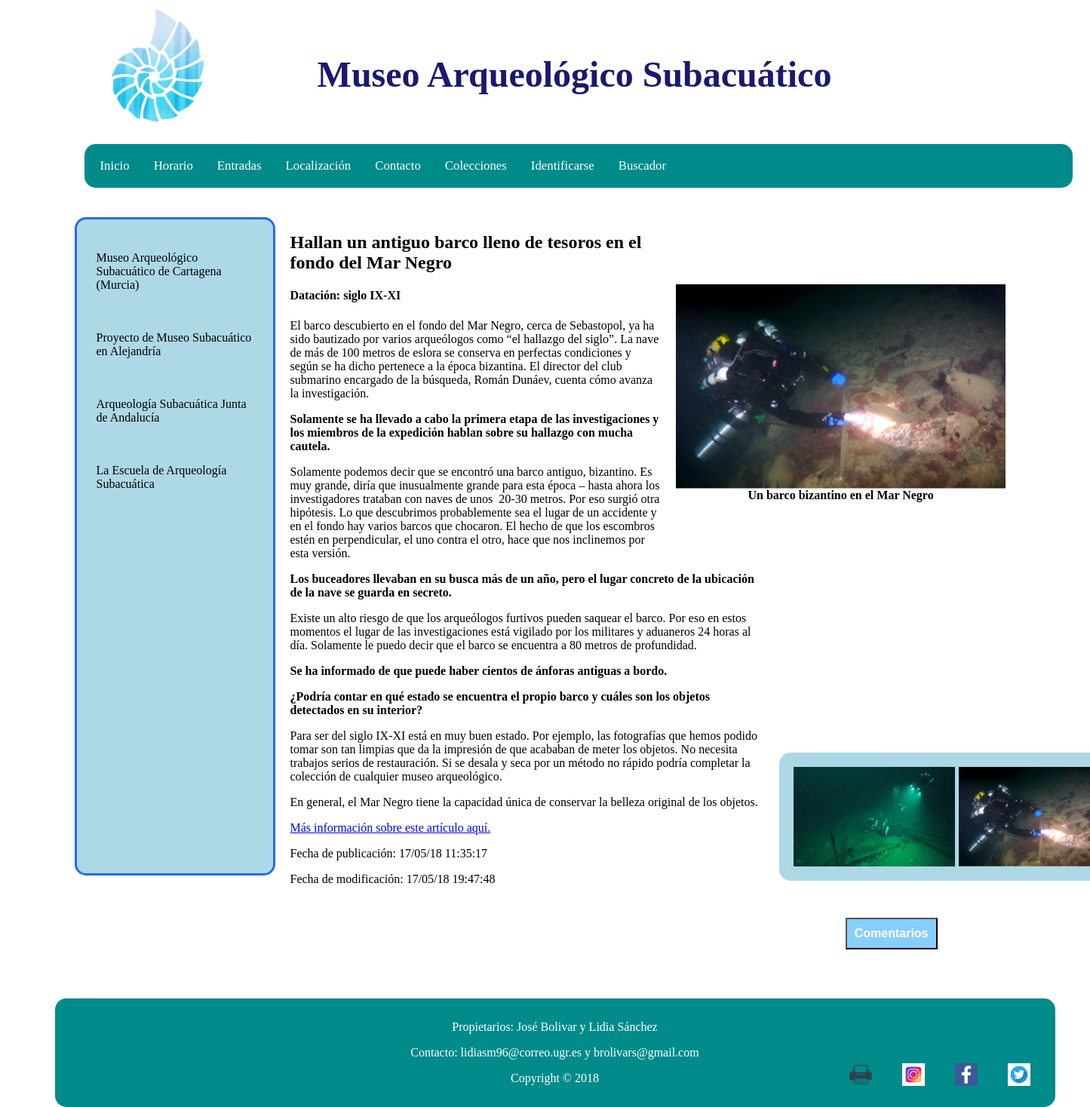
/PHP/index.php?obra=3, run on the app's committed database.
### tables this page shows
CREATE TABLE `obras` (
  `ID` int(3) NOT NULL,
  `miniatura` text NOT NULL,
  `descripcion` text NOT NULL,
  `Titulo` text NOT NULL,
  `Imagen` text NOT NULL,
  `Fecha_Publicacion` timestamp NULL DEFAULT NULL ON UPDATE CURRENT_TIMESTAMP,
  `Fecha_Modificacion` timestamp NOT NULL DEFAULT '0000-00-00 00:00:00'
);

### PHP/index.php (called while the page is built, shortened)
<?php
    require_once("bd/ConexionBD.php");
    require("controladores/controlador_Obras.php");
?>

### PHP/bd/ConexionBD.php (called while the page is built, shortened)
<?php
    class ConexionBD {
        public static function abrirConexion() {
    	    $conexion = new mysqli('localhost', 'sibw1718', 'sibw1718') or exit('No se pudo conectar con el servidor');
    	    mysqli_select_db($conexion,'p5_sibw_bd') or die ( "No se ha podido conectar a la base de datos" );
        	mysqli_set_charset($conexion, 'utf8');
        	return $conexion;
        }
    }
?>

### PHP/modelos/modelo_Obras.php (called while the page is built, shortened)
<?php
class ModeloObras{
	public $conexionBD;
    public function __construct() {
	    $this->conexionBD = ConexionBD::abrirConexion();
    }
    public function getNombre ($id_obra) {
        $seleccion = "SELECT Titulo FROM obras WHERE ID = $id_obra";
        $resultado = mysqli_query ($this->conexionBD, $seleccion);
        $nombre = array();
        while ( $fila = mysqli_fetch_array ($resultado) ) {
            $nombre = $fila[0];
        }
        return $nombre;
    }
    public function getImagen ($id_obra) {
        $seleccion = "SELECT Imagen FROM obras WHERE ID = $id_obra";
        $resultado = mysqli_query ($this->conexionBD, $seleccion);
        while ( $fila = mysqli_fetch_array ($resultado) ) {
            $imagen = $fila[0];
        }
        return $imagen;
    }
    public function getDescripcion ($id_obra) {
        $seleccion = "SELECT descripcion FROM obras WHERE ID = $id_obra";
        $resultado = mysqli_query ($this->conexionBD, $seleccion);
        while ( $fila = mysqli_fetch_array ($resultado) ) {
            $descripcion = $fila[0];
        }
        return $descripcion;
    }
    public function getGaleria ($id_obra) {
        $seleccion = "SELECT ruta_imagen FROM galerias WHERE obra_asociada=$id_obra";
        $resultado = mysqli_query ($this->conexionBD, $seleccion);
        $galeria = array();
        while ( $fila = mysqli_fetch_array ($resultado, MYSQLI_ASSOC) ) {
            $galeria[] = $fila['ruta_imagen'];
        }
        return $galeria;
    }
    public function getFechaPublicacion($id_obra) {
        $seleccion = "SELECT Fecha_Publicacion FROM obras WHERE ID = $id_obra";
        $resultado = mysqli_query ($this->conexionBD, $seleccion);
        while ( $fila = mysqli_fetch_array ($resultado) ) {
            $fecha_publ = $fila[0];
        }
        return $fecha_publ;
    }
    public function getFechaModificacion($id_obra) {
        $seleccion = "SELECT Fecha_Modificacion FROM obras WHERE ID = $id_obra";
        $resultado = mysqli_query ($this->conexionBD, $seleccion);
        while ( $fila = mysqli_fetch_array ($resultado) ) {
            $fecha_mod = $fila[0];
        }
        return $fecha_mod;
    }
}
?>

### PHP/vistas/formulario.php (the view, shortened to what this page needs)
<button id="botonComentarios" onclick="mostrarPanelComentarios()">Comentarios</button>

### PHP/vistas/obra.php (shortened to what this page needs)
<div class = "Contenido">
	<div class="dos_columnas">
		<?php
			if(isset($_GET["obra"])){
				echo "<div class='img_obra'>";
				echo "<img src='../Imagenes/" .$imagen_obra. "'>";
				echo "<div class='pie_foto'>" .$nombre_obra. "</div>";
				echo "</div>";
				echo "<div class ='Descripcion'>";
				echo "<p> $descripcion </p>";
				echo "</div>";
				if (count($galeria_obra) > 0) { ?>
					<div class="galeria">
				        <?php
				          for ($i=0; $i < count($galeria_obra); $i++) {
				            ?>
				            <div class = "obras_galeria">
				            	<?php echo '<img src="../Imagenes/' .$galeria_obra[$i]. '"/>';?>
				            </div>
			          	<?php } ?>
					</div>
				<?php }
       			$fechaPubl_formateada = date('d/m/y H:i:s', strtotime($fecha_publicacion));
				echo "<p>Fecha de publicación: ".$fechaPubl_formateada."</p>";
				$fechaModif_formateada = date('d/m/y H:i:s', strtotime($fecha_modificacion));
				echo "<p>Fecha de modificación: ".$fechaModif_formateada."</p>";
			}
		?>
	</div>
</div>

### CSS/estilo-obras-portada.css (style rules this page uses)
body { font-size: 100%; padding: 0; margin: 0; }
img { width: 100%; height: auto; }
.pie_foto { text-align: center; color: black; font-weight: bold; font-size: 100%; margin-bottom: 10%; width: 100%; }
.Contenido, .video { float: right; width: 48%; margin-right: 28%; margin-bottom: 2%; }
.img_obra { float: right; width: 70%; margin-top: 50px; margin-right: -55%; padding: 3%; }
.galeria { display: grid; grid-template-columns: auto auto auto; grid-column-gap: 5px; grid-row-gap: 5px; width: 70%; border-radius: 15px; background-color: lightblue; padding: 15px; float: right; width: 70%; margin-top: -20%; margin-right: -80%; padding: 3%; }
.obras_galeria { width: 100%; height: auto; float: right; }
#botonComentarios { float: right; color: white; font-weight: bold; background: lightskyblue; margin-right: 10%; margin-left: 10%; margin-bottom: 5%; padding: 10px; font-size: 100%; }

### CSS/estilo-print.css (style rules this page uses)
body { font-size: 100%; margin-left: 50px; }
img { width: 100%; height: 20%; position: absolute; margin-top: -40%; }
.pie_foto { text-align: center; color: black; font-weight: bold; font-size: 100%; margin-bottom: 10%; margin-top: -10%; width: 100%; position: absolute; }
.Contenido { float: right; width: 100%; margin-right: 5%; margin-bottom: 2%; font: serif; }
.img_obra { float: left; background-color: white; width: 100%; margin-top: 5%; }
button { display: none; }
.dos_columnas { column-count: 2; margin-top: 40%; }
.galera, .obras_galeria { display: none; }

### data on the page
obras: Imagen (picture), Titulo "Un barco bizantino en el Mar Negro", descripcion "Hallan un antiguo barco lleno de tesoros en el fondo del Mar Negro Datación: siglo IX-XI El barco descubierto en el fondo del Mar Negro, cerca de Sebastopol, ya ha sido bautizado por varios arqueólogos como “el hallazgo del siglo”. La nave de más de 100 metros de eslora se conserva en perfectas condiciones y según se ha dicho pertenece a la época bizantina. El director del club submarino encargado de la búsqueda, Román Dunáev, cuenta cómo avanza la investigación. Solamente se ha llevado a cabo la primera etapa de las investigaciones y los miembros de la expedición hablan sobre su hallazgo con mucha cautela. Solamente podemos decir que se encontró una barco antiguo, bizantino. Es muy grande,…", Fecha_Publicacion "17/05/18 11:35:17", Fecha_Modificacion "17/05/18 19:47:48"

### other printed values
$nombresMenus[$i] "Inicio"
$nombresMenus[$i] "Horario"
$nombresMenus[$i] "Entradas"
$nombresMenus[$i] "Localización"
$nombresMenus[$i] "Contacto"
$nombresMenus[$i] "Colecciones"
$nombresMenus[$i] "Identificarse"
$nombresMenus[$i] "Buscador"
